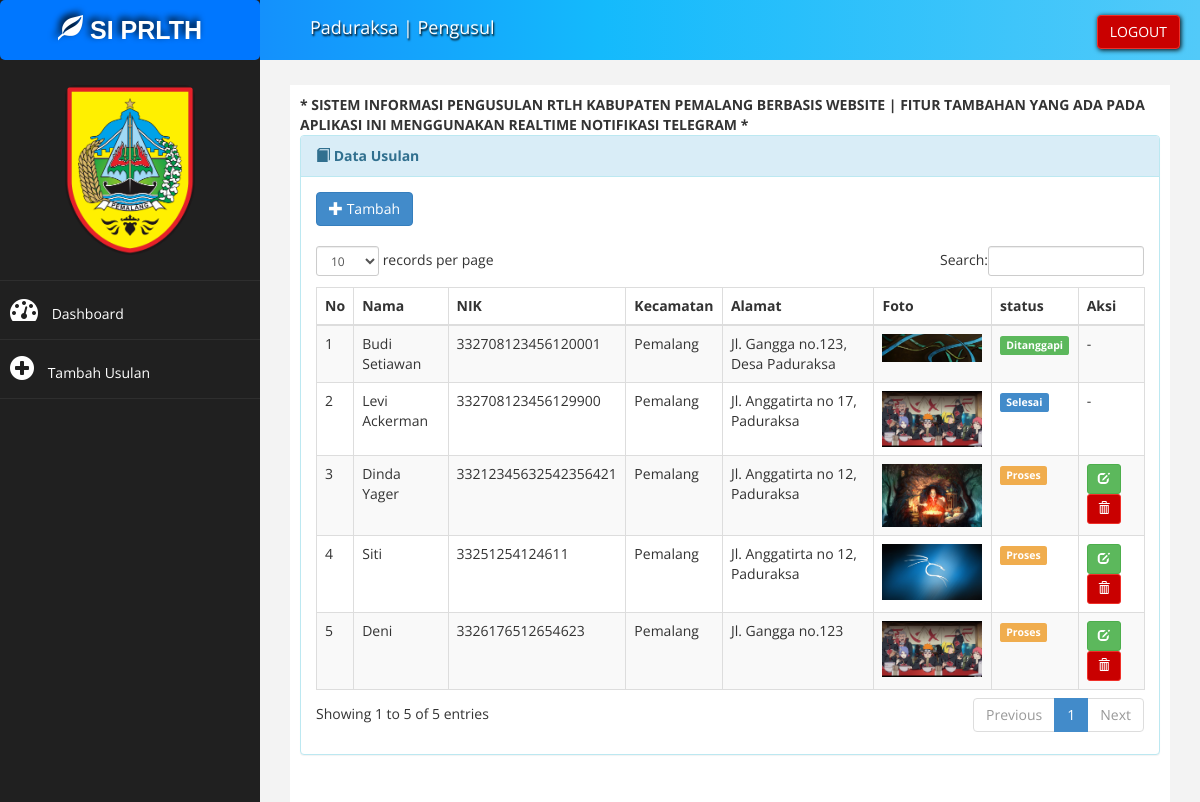
/index?page=aduan_view (signed in), run on the app's committed database.
### tables this page shows
CREATE TABLE `tb_usulan` (
  `id_pengaduan` int(11) NOT NULL,
  `nama_pengusul` varchar(100) NOT NULL,
  `kecamatan` int(11) NOT NULL,
  `desa` varchar(100) NOT NULL,
  `nik` text NOT NULL,
  `foto` varchar(300) NOT NULL,
  `waktu_aduan` datetime NOT NULL DEFAULT current_timestamp(),
  `status` varchar(20) NOT NULL DEFAULT 'Proses',
  `author` varchar(50) NOT NULL
);

CREATE TABLE `tb_kecamatan` (
  `id_kecamatan` int(11) NOT NULL,
  `kecamatan` varchar(30) NOT NULL
);

### pengadu/aduan/adu_tampil.php (the view)
<div class="panel panel-info">
  <div class="panel-heading">
    <i class="glyphicon glyphicon-book"></i>
    <b>Data Usulan</b>
  </div>
  <div class="panel-body">
    <div class="table-responsive">
      <table class="table table-striped table-bordered table-hover" id="dataTables-example">
        <thead>
          <tr>
            <th>No</th>
            <th>Nama</th>
            <th>NIK</th>
            <th>Kecamatan</th>
            <th>Alamat</th>
            <th>Foto</th>
            <th>status</th>
            <th>Aksi</th>
          </tr>
        </thead>
        <tbody>
          <?php $author = $data_id ?>
          <?php
          $no = 1;
          $sql = $koneksi->query("select a.id_pengaduan, a.nama_pengusul, a.desa, a.foto, a.nik, a.status, j.kecamatan
						from tb_usulan a join tb_kecamatan j on a.kecamatan=j.id_kecamatan where author='$author'");
          while ($data = $sql->fetch_assoc()) {
          ?>
            <tr>
              <td>
                <?php echo $no++; ?>
              </td>
              <td>
                <?php echo $data['nama_pengusul']; ?>
              </td>
              <td>
                <?php echo $data['nik'] ?>
              </td>
              <td>
                <?php echo $data['kecamatan']; ?>
              </td>
              <td>
                <?php echo $data['desa'] ?>
              </td>
              <td>
                <img src="foto/<?php echo $data['foto']; ?>" width="100px" />
              </td>
              <td>
                <?php $stt = $data['status']  ?>
                <?php if ($stt == 'Proses') { ?>
                  <span class="label label-warning">Proses</span>
                <?php } elseif ($stt == 'Tanggapi') { ?>
                  <span class="label label-success">Ditanggapi</span>
                <?php } else { ?>
                  <span class="label label-primary">Selesai</span>
              </td>
            <?php } ?>
            <td>
              <?php $stt = $data['status']  ?>
              <?php if ($stt == 'Proses') { ?>
                <a href="?page=aduan_ubah&kode=<?php echo $data['id_pengaduan']; ?>" title="Ubah" class="btn btn-success btn-sm">
                  <i class="glyphicon glyphicon-edit"></i>
                </a>
                <a href="?page=aduan_hapus&kode=<?php echo $data['id_pengaduan']; ?>" onclick="return confirm('Apakah anda yakin hapus pengadu ini ?')" title="Hapus" class="btn btn-danger btn-sm">
                  <i class="glyphicon glyphicon-trash"></i>
                </a>
              <?php } else { ?>
                -
            </td>
          <?php } ?>
            </tr>
          <?php
          }
          ?>
          <a href="?page=aduan_tambah" class="btn btn-primary">
            <i class="glyphicon glyphicon-plus"></i> Tambah</a>
          <br>
          <br>
        </tbody>
    </div>
  </div>
</div>

### assets/css/style.css (style rules this page uses)
body { font-family: "Open Sans", sans-serif; }

### data on the page
tb_usulan: nama_pengusul "Budi Setiawan", nik "332708123456120001", kecamatan.kecamatan "Pemalang", desa "Jl. Gangga no.123, Desa Paduraksa", foto (picture), status "Ditanggapi"
tb_usulan: nama_pengusul "Levi Ackerman", nik "332708123456129900", kecamatan.kecamatan "Pemalang", desa "Jl. Anggatirta no 17, Paduraksa", foto (picture), status "Selesai"
tb_usulan: nama_pengusul "Dinda Yager", nik "33212345632542356421", kecamatan.kecamatan "Pemalang", desa "Jl. Anggatirta no 12, Paduraksa", foto (picture), status "Proses"
tb_usulan: nama_pengusul "Siti", nik "33251254124611", kecamatan.kecamatan "Pemalang", desa "Jl. Anggatirta no 12, Paduraksa", foto (picture), status "Proses"
tb_usulan: nama_pengusul "Deni", nik "3326176512654623", kecamatan.kecamatan "Pemalang", desa "Jl. Gangga no.123", foto (picture), status "Proses"

### other printed values
$data_nama "Paduraksa"
$data_level "Pengusul"
